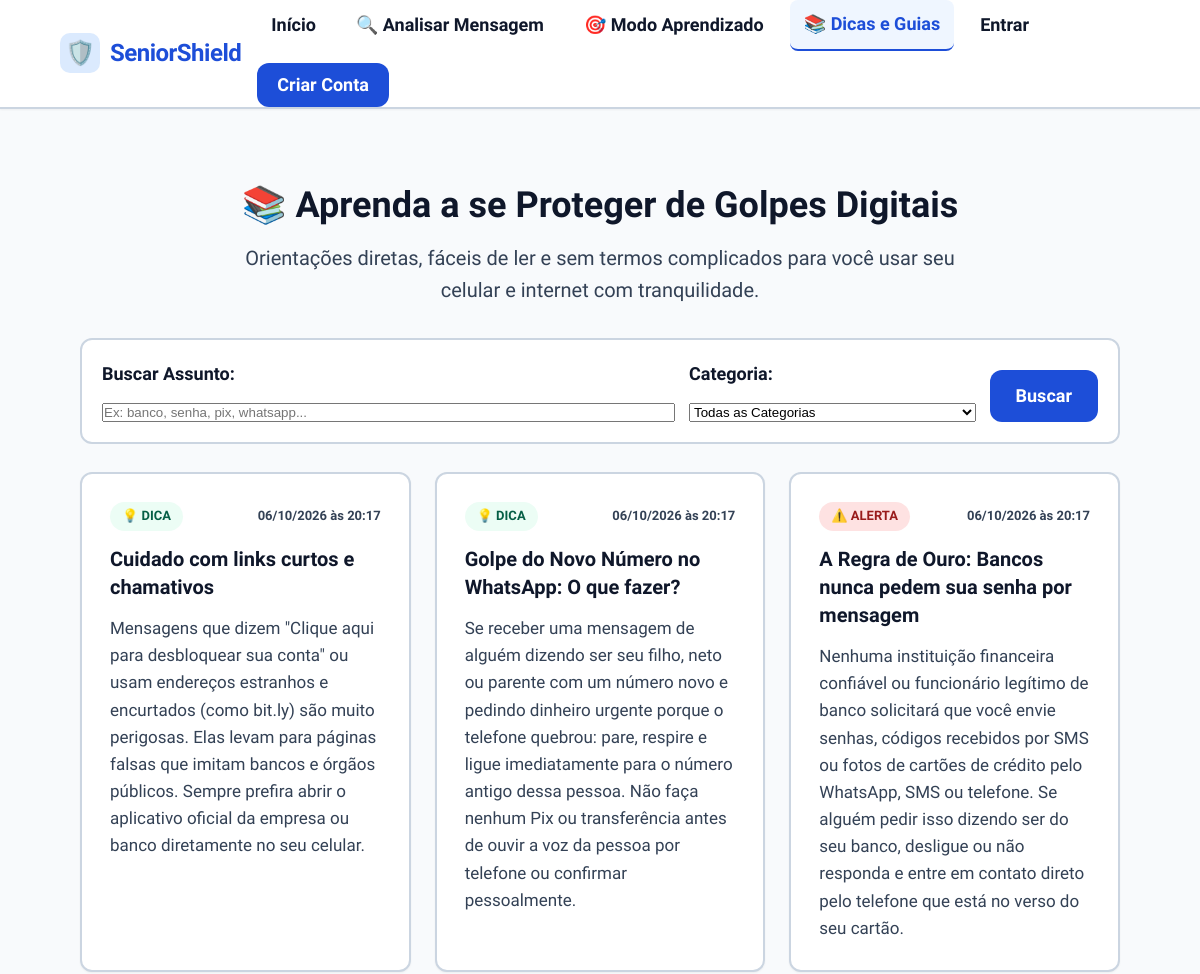
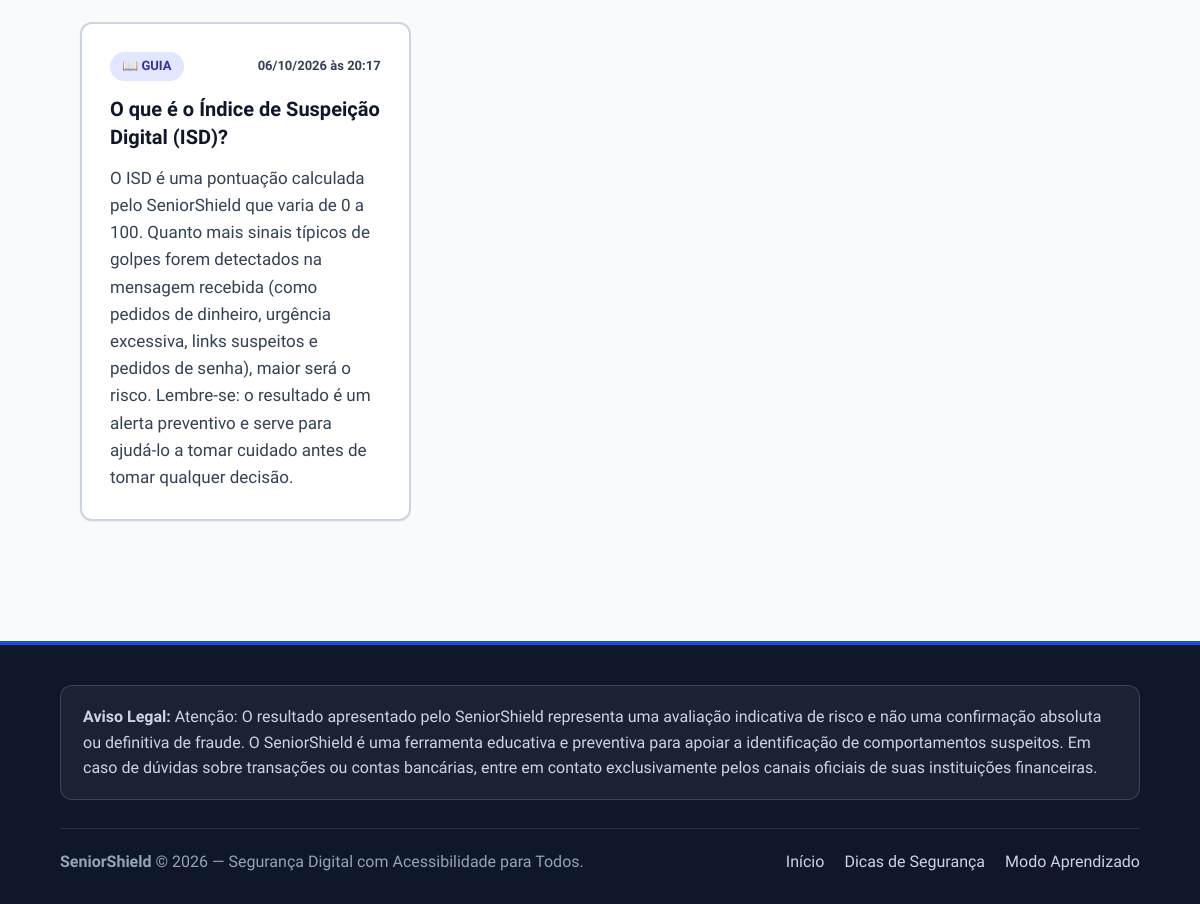
The app's page /conteudos.php with its own data (2 pictures, top to bottom).
### tables this page shows
CREATE TABLE IF NOT EXISTS `CONTEUDOS` (
  `id_conteudo` INT AUTO_INCREMENT,
  `titulo` VARCHAR(200) NOT NULL,
  `texto` TEXT NOT NULL,
  `tipo` VARCHAR(50) NOT NULL DEFAULT 'artigo',
  `ativo` TINYINT(1) NOT NULL DEFAULT 1,
  `data_cadastro` DATETIME NOT NULL DEFAULT CURRENT_TIMESTAMP,
  PRIMARY KEY (`id_conteudo`)
);

### src/Helpers/utils.php (called while the page is built, shortened)
<?php
function e(?string $string): string {
    return htmlspecialchars((string)$string, ENT_QUOTES, 'UTF-8');
}
function url(string $path = ''): string {
    $path = ltrim($path, '/');
    return BASE_URL . ($path !== '' ? '/' . $path : '');
}
function format_datetime_br(?string $datetime): string {
    $timestamp = strtotime($datetime);
    return date('d/m/Y \à\s H:i', $timestamp);
}

### src/Helpers/auth_guard.php (called while the page is built, shortened)
<?php
require_once __DIR__ . '/utils.php';
function is_logged_in(): bool {
    return !empty($_SESSION['usuario_id']);
}
function get_logged_user(): ?array {
    if (!is_logged_in()) {
        return null;
    }
    return [
        'id'    => $_SESSION['usuario_id'],
        'nome'  => $_SESSION['usuario_nome'] ?? '',
        'email' => $_SESSION['usuario_email'] ?? '',
        'tipo'  => $_SESSION['tipo_usuario'] ?? 'comum'
    ];
}

### src/Services/EducationService.php (called while the page is built, shortened)
<?php
require_once __DIR__ . '/../../config/database.php';
require_once __DIR__ . '/../Helpers/utils.php';
class EducationService {
    private PDO $pdo;
    public function __construct(?PDO $pdo = null) {
        $this->pdo = $pdo ?? getDbConnection();
    }
    public function listarConteudos(?bool $somenteAtivos = true, string $tipo = '', string $busca = ''): array {
        $sql = 'SELECT id_conteudo, titulo, texto, tipo, ativo, data_cadastro
                FROM CONTEUDOS
                WHERE 1 = 1';
        $params = [];
        if ($somenteAtivos !== null) {
            $sql .= ' AND ativo = :ativo';
            $params[':ativo'] = $somenteAtivos ? 1 : 0;
        }
        $busca = trim($busca);
        $sql .= ' ORDER BY ativo DESC, data_cadastro DESC, id_conteudo DESC';
        try {
            $stmt = $this->pdo->prepare($sql);
            $stmt->execute($params);
            $conteudos = $stmt->fetchAll(PDO::FETCH_ASSOC);
            foreach ($conteudos as &$c) {
                $c['data_formatada'] = format_datetime_br($c['data_cadastro']);
            }
            return $conteudos;
        } catch (PDOException $e) {
            error_log('EducationService::listarConteudos erro: ' . $e->getMessage());
            return [];
        }
    }
}

### config/database.php (called while the page is built, shortened)
<?php
function getDbConnection(): PDO {
    $dsn = sprintf(
        'mysql:host=%s;port=%s;dbname=%s;charset=%s',
        DB_HOST,
        DB_PORT,
        DB_NAME,
        DB_CHARSET
    );
    $options = [
        PDO::ATTR_ERRMODE            => PDO::ERRMODE_EXCEPTION,
        PDO::ATTR_DEFAULT_FETCH_MODE => PDO::FETCH_ASSOC,
        PDO::ATTR_EMULATE_PREPARES   => false,
        PDO::MYSQL_ATTR_INIT_COMMAND => 'SET NAMES ' . DB_CHARSET
    ];
    try {
        $pdoInstance = new PDO($dsn, DB_USER, DB_PASS, $options);
        return $pdoInstance;
    } catch (PDOException $e) {
        error_log('SeniorShield Database Connection Error: ' . $e->getMessage());
        if (defined('APP_ENV') && APP_ENV === 'development') {
            $msg = 'Erro ao conectar ao banco de dados: verifique se o MySQL no XAMPP está iniciado e se a base "' . htmlspecialchars(DB_NAME) . '" foi criada.';
        } else {
            $msg = 'O serviço de banco de dados está temporariamente indisponível. Por favor, tente novamente mais tarde.';
        }
        throw new Exception($msg, (int)$e->getCode());
    }
}

### conteudos.php (the view, shortened to what this page needs)
<?php
require_once __DIR__ . '/src/Helpers/auth_guard.php';
require_once __DIR__ . '/src/Helpers/utils.php';
require_once __DIR__ . '/src/Services/EducationService.php';
$educationService = new EducationService();
$filtroTipo = (string)($_GET['tipo'] ?? '');
$busca = (string)($_GET['busca'] ?? '');
$conteudos = $educationService->listarConteudos(true, $filtroTipo, $busca);
require_once __DIR__ . '/includes/header.php';
?>
<div class="container" style="margin-top: 32px; margin-bottom: 60px;">
  <header style="margin-bottom: 32px; text-align: center;">
    <h1 style="font-size: var(--font-size-3xl); font-weight: 800; color: var(--text-main); margin-bottom: 8px;">
      <span aria-hidden="true">📚</span>
      Aprenda a se Proteger de Golpes Digitais
    </h1>
    <p style="font-size: var(--font-size-lg); color: var(--text-muted); max-width: 720px; margin: 0 auto;">
      Orientações diretas, fáceis de ler e sem termos complicados para você usar seu celular e internet com tranquilidade.
    </p>
  </header>
  <div style="background: var(--surface-color); border: 2px solid var(--border-color); border-radius: var(--radius-md); padding: 20px; margin-bottom: 28px;">
    <form method="GET" action="<?= url('conteudos.php') ?>" class="filter-form" style="margin: 0;">
      <div class="filter-group" style="flex: 2;">
        <label for="busca" class="form-label">Buscar Assunto:</label>
        <input
          type="text"
          name="busca"
          id="busca"
          class="form-control"
          placeholder="Ex: banco, senha, pix, whatsapp..."
          value="<?= e($busca) ?>">
      </div>
      <div class="filter-group" style="flex: 1;">
        <label for="tipo" class="form-label">Categoria:</label>
        <select name="tipo" id="tipo" class="form-control">
          <option value="">Todas as Categorias</option>
        </select>
      </div>
      <div class="filter-group-action" style="align-self: flex-end; display: flex; gap: 8px;">
        <button type="submit" class="btn btn-primary">Buscar</button>
      </div>
    </form>
  </div>
  <?php if (!empty($conteudos)): ?>
    <section class="edu-grid" aria-label="Lista de conteúdos educativos">
      <?php foreach ($conteudos as $artigo): ?>
        <article class="edu-card">
          <div class="edu-card-top">
            <span class="edu-badge-<?= e($artigo['tipo']) ?>">
              <?php
                switch ($artigo['tipo']) {
                    case 'alerta': echo '⚠️ Alerta'; break;
                    case 'guia': echo '📖 Guia'; break;
                    default: echo '💡 Dica'; break;
                }
              ?>
            </span>
            <span style="font-size: 0.8125rem; color: var(--text-muted); font-weight: 600;">
              <?= e($artigo['data_formatada']) ?>
            </span>
          </div>
          <h2 class="edu-card-title">
            <?= e($artigo['titulo']) ?>
          </h2>
          <div class="edu-card-text">
            <?= nl2br(e($artigo['texto'])) ?>
          </div>
        </article>
      <?php endforeach; ?>
    </section>
  <?php endif; ?>
</div>
<?php require_once __DIR__ . '/includes/footer.php'; ?>

### includes/header.php (shortened to what this page needs)
<?php
require_once __DIR__ . '/../src/Helpers/auth_guard.php';
?>
<!DOCTYPE html>
<html lang="pt-BR">
<head>
  <link rel="stylesheet" href="<?= url('assets/css/style.css') ?>">
</head>
<body>
  <?php require_once __DIR__ . '/navbar.php'; ?>
  <main id="conteudo-principal" class="main-content">
    <div class="container">

### includes/navbar.php
<?php
$user = get_logged_user();
$scriptName = str_replace('\\', '/', $_SERVER['SCRIPT_NAME'] ?? '');
$isAdminArea = (strpos($scriptName, '/admin/') !== false);
$paginaAtual = basename($_SERVER['PHP_SELF']);
?>
<header class="site-header">
  <div class="container">
    <nav class="navbar" aria-label="Navegação Principal">
      <a href="<?= url('index.php') ?>" class="brand-link" title="Ir para a página inicial">
        <span class="brand-icon" aria-hidden="true">🛡️</span>
        <span><?= APP_NAME ?></span>
      </a>
      <ul class="nav-links">
        <li>
          <a href="<?= url('index.php') ?>"
             class="nav-link <?= (!$isAdminArea && $paginaAtual === 'index.php') ? 'active' : '' ?>">
            Início
          </a>
        </li>
        <li>
          <a href="<?= url('analise.php') ?>"
             class="nav-link <?= $paginaAtual === 'analise.php' ? 'active' : '' ?>">
            🔍 Analisar Mensagem
          </a>
        </li>
        <li>
          <a href="<?= url('aprendizado.php') ?>"
             class="nav-link <?= $paginaAtual === 'aprendizado.php' ? 'active' : '' ?>">
            🎯 Modo Aprendizado
          </a>
        </li>
        <li>
          <a href="<?= url('conteudos.php') ?>"
             class="nav-link <?= $paginaAtual === 'conteudos.php' ? 'active' : '' ?>">
            📚 Dicas e Guias
          </a>
        </li>
        <?php if ($user): ?>
          <li>
            <a href="<?= url('historico.php') ?>"
               class="nav-link <?= $paginaAtual === 'historico.php' ? 'active' : '' ?>">
              📋 Histórico
            </a>
          </li>
          <?php if (is_admin()): ?>
            <li>
              <a href="<?= url('admin/index.php') ?>" class="nav-link user-badge admin-badge <?= $isAdminArea ? 'active' : '' ?>">
                ⚙️ Painel Admin
              </a>
            </li>
          <?php endif; ?>
          <li>
            <span class="user-badge" title="Usuário logado">
              👤 <?= e($user['nome']) ?>
            </span>
          </li>
          <li>
            <a href="<?= url('logout.php') ?>" class="nav-link" style="color: #b91c1c;">
              Sair
            </a>
          </li>
        <?php else: ?>
          <li>
            <a href="<?= url('login.php') ?>"
               class="nav-link <?= $paginaAtual === 'login.php' ? 'active' : '' ?>">
              Entrar
            </a>
          </li>
          <li>
            <a href="<?= url('cadastro.php') ?>" class="btn btn-primary" style="min-height: 44px; padding: 8px 18px;">
              Criar Conta
            </a>
          </li>
        <?php endif; ?>
      </ul>
    </nav>
  </div>
</header>

### includes/footer.php (shortened to what this page needs)
    </div>
  </main>
  <footer class="site-footer">
    <div class="container">
      <div class="footer-disclaimer-box">
        <strong>Aviso Legal:</strong> <?= ISD_DISCLAIMER_AVALIACAO ?> O SeniorShield é uma ferramenta educativa e preventiva para apoiar a identificação de comportamentos suspeitos. Em caso de dúvidas sobre transações ou contas bancárias, entre em contato exclusivamente pelos canais oficiais de suas instituições financeiras.
      </div>
      <div class="footer-bottom">
        <div>
          <strong><?= APP_NAME ?></strong> &copy; <?= date('Y') ?> — Segurança Digital com Acessibilidade para Todos.
        </div>
        <ul class="footer-links">
          <li><a href="<?= url('index.php') ?>">Início</a></li>
          <li><a href="<?= url('conteudos.php') ?>">Dicas de Segurança</a></li>
          <li><a href="<?= url('aprendizado.php') ?>">Modo Aprendizado</a></li>
        </ul>
      </div>
    </div>
  </footer>
</body>
</html>

### records on screen
conteudos: tipo "💡 DICA", data_formatada "06/10/2026 às 20:17", titulo "Cuidado com links curtos e chamativos", texto "Mensagens que dizem \"Clique aqui para desbloquear sua conta\" ou usam endereços estranhos e encurtados (como bit.ly) são muito perigosas. Elas levam para páginas falsas que imitam bancos e órgãos públicos. Sempre prefira abrir o aplicativo oficial da empresa ou banco diretamente no seu celular."
conteudos: tipo "💡 DICA", data_formatada "06/10/2026 às 20:17", titulo "Golpe do Novo Número no WhatsApp: O que fazer?", texto "Se receber uma mensagem de alguém dizendo ser seu filho, neto ou parente com um número novo e pedindo dinheiro urgente porque o telefone quebrou: pare, respire e ligue imediatamente para o número antigo dessa pessoa. Não faça nenhum Pix ou transferência antes de ouvir a voz da pessoa por telefone ou confirmar pessoalmente."
conteudos: tipo "⚠️ ALERTA", data_formatada "06/10/2026 às 20:17", titulo "A Regra de Ouro: Bancos nunca pedem sua senha por mensagem", texto "Nenhuma instituição financeira confiável ou funcionário legítimo de banco solicitará que você envie senhas, códigos recebidos por SMS ou fotos de cartões de crédito pelo WhatsApp, SMS ou telefone. Se alguém pedir isso dizendo ser do seu banco, desligue ou não responda e entre em contato direto pelo telefone que está no verso do seu cartão."
conteudos: tipo "📖 GUIA", data_formatada "06/10/2026 às 20:17", titulo "O que é o Índice de Suspeição Digital (ISD)?", texto "O ISD é uma pontuação calculada pelo SeniorShield que varia de 0 a 100. Quanto mais sinais típicos de golpes forem detectados na mensagem recebida (como pedidos de dinheiro, urgência excessiva, links suspeitos e pedidos de senha), maior será o risco. Lembre-se: o resultado é um alerta preventivo e serve para ajudá-lo a tomar cuidado antes de tomar qualquer decisão."

### other values on screen
APP_NAME "SeniorShield"
ISD_DISCLAIMER_AVALIACAO "Atenção: O resultado apresentado pelo SeniorShield representa uma avaliação indicativa de risco e não uma confirmação absoluta ou definitiva de fraude."
